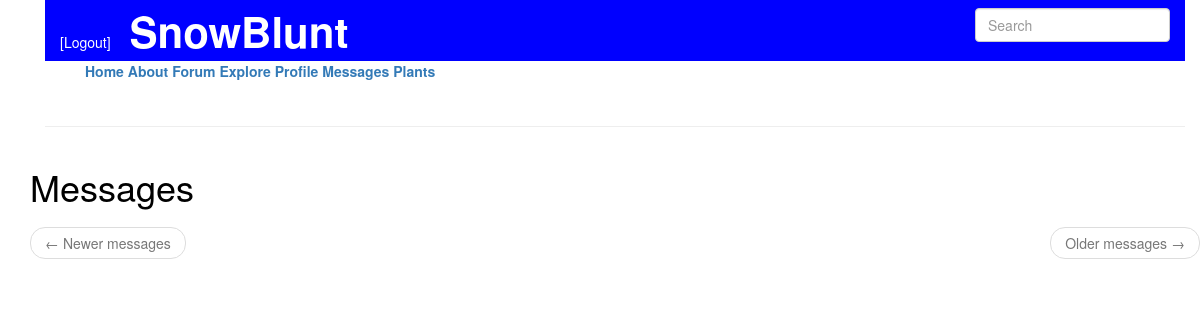
Before: /messages (signed in) with the older database file.
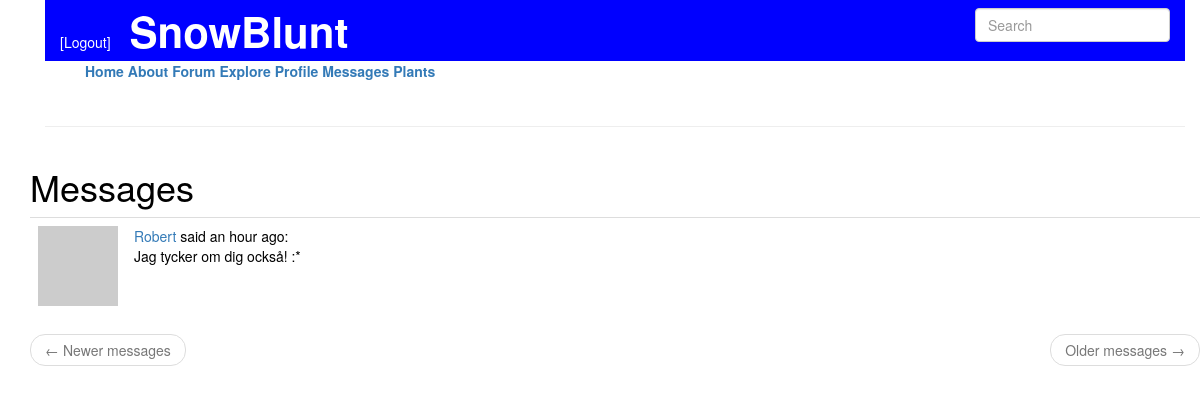
After: the same page with the newer database file.
### app/models.py (models this page shows, shortened)
class Message(db.Model):
    id = db.Column(db.Integer, primary_key=True)
    sender_id = db.Column(db.Integer, db.ForeignKey('user.id'))
    recipient_id = db.Column(db.Integer, db.ForeignKey('user.id'))
    body = db.Column(db.String(140))
    timestamp = db.Column(db.DateTime, index=True, default=datetime.utcnow)

class User(UserMixin, db.Model):
    id = db.Column(db.Integer, primary_key=True)
    username = db.Column(db.String(64), index=True, unique=True)
    email = db.Column(db.String(120), index=True, unique=True)
    password_hash = db.Column(db.String(128))
    posts = db.relationship('Post', backref='author', lazy='dynamic')
    about_me = db.Column(db.String(140))
    last_seen = db.Column(db.DateTime, default=datetime.utcnow)
    followed = db.relationship(
        'User', secondary=followers,
        primaryjoin=(followers.c.follower_id == id),
        secondaryjoin=(followers.c.followed_id == id),
        backref=db.backref('followers', lazy='dynamic'), lazy='dynamic')
    messages_sent = db.relationship('Message',
                                    foreign_keys='Message.sender_id',
                                    backref='author', lazy='dynamic')
    messages_received = db.relationship('Message',
                                        foreign_keys='Message.recipient_id',
                                        backref='recipient', lazy='dynamic')
    last_message_read_time = db.Column(db.DateTime)
    def avatar(self, size):
        digest = md5(self.email.lower().encode('utf-8')).hexdigest()
        return 'https://www.gravatar.com/avatar/{}?d=identicon&s={}'.format(digest, size)

### app/main/routes.py (the view)
@bp.route('/messages')
@login_required
def messages():
    current_user.last_message_read_time = datetime.utcnow()
    db.session.commit()
    page = request.args.get('page', 1, type=int)
    messages = current_user.messages_received.order_by(
        Message.timestamp.desc()).paginate(
            page, current_app.config['POSTS_PER_PAGE'], False)
    next_url = url_for('main.messages', page=messages.next_num) \
        if messages.has_next else None
    prev_url = url_for('main.messages', page=messages.prev_num) \
        if messages.has_prev else None
    return render_template('messages.html', messages=messages.items,
                           next_url=next_url, prev_url=prev_url)

### app/main/forms.py
class SearchForm(FlaskForm):
    q = StringField(_l('Search'), validators=[DataRequired()])
    def __init__(self, *args, **kwargs):
        if 'formdata' not in kwargs:
            kwargs['formdata'] = request.args
        if 'csrf_enabled' not in kwargs:
            kwargs['csrf_enabled'] = False
        super(SearchForm, self).__init__(*args, **kwargs)

### app/main/routes.py (called while the page is built)
@bp.before_request
def before_request():
    if current_user.is_authenticated:
        current_user.last_seen = datetime.utcnow()
        db.session.commit()
        g.search_form = SearchForm()
    g.locale = str(get_locale())

### app/models.py (called while the page is built)
@login.user_loader
def load_user(id):
    return User.query.get(int(id))

    @classmethod
    def before_commit(cls, session):
        session._changes = {
            'add': list(session.new),
            'update': list(session.dirty),
            'delete': list(session.deleted)
        }

### app/templates/messages.html
{% extends "template.html" %}
{% block app_content %}
  <h1>{{ _('Messages') }}</h1>
  {% for post in messages %}
    {% include '_post.html' %}
  {% endfor %}
  <nav aria-label='...'>
    <ul class='pager'>
      <li class="previous{% if not prev_url %} disabled{% endif %}">
        <a href="{{ prev_url or '#' }}">
          <span aria-hidden="true">&larr;</span> {{ _('Newer messages') }}
        </a>
      </li>
      <li class="next{% if not next_url %} disabled{% endif %}">
        <a href="{{ next_url or '#' }}">
          {{ _('Older messages') }} <span aria-hidde="true">&rarr;</span>
        </a>
      </li>
    </ul>
  </nav>
{% endblock %}

### app/templates/_post.html (shortened to what this page needs)
<table class="table table-hover">
    <tr valign="top">
        <td width="70px">
          <a href="{{ url_for('main.user', username=post.author.username)}}">
          <img src="{{ post.author.avatar(36) }}">
        </td>
        <td>
            <span class="user_popup">
              <a href="{{ url_for('main.user', username=post.author.username)}}">
                {{ post.author.username }}
              </a>
            </span>
          said {{ moment(post.timestamp).fromNow() }}: <br>
          <span id="post{{ post.id }}">{{ post.body }}</span> <br>
        </td>
    </tr>
</table>

Changed rows visible on the page:
added Message: author.username "Robert", timestamp "an hour ago", body "Jag tycker om dig också! :*"
